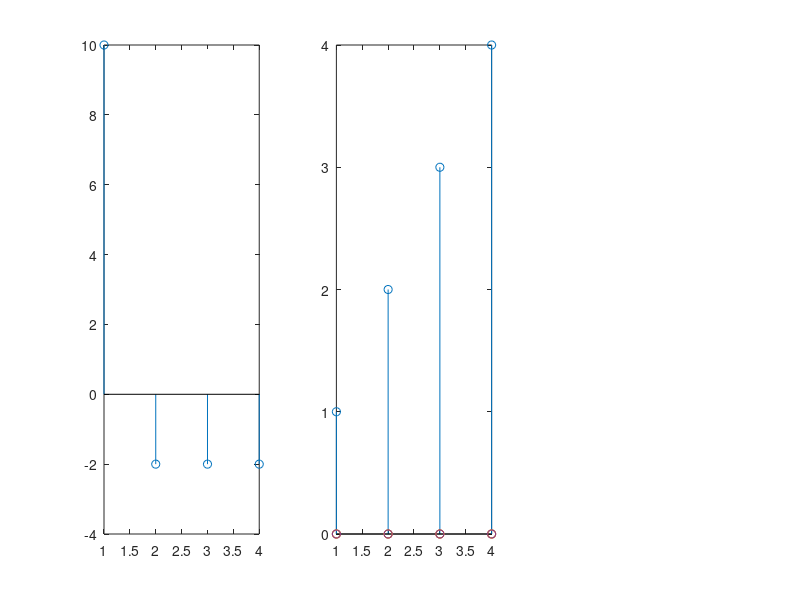

MATLAB code for this plot:
clc;
clear all; 
close all; 
x=[1 2 3 4];     %signal 
y=zeros(1,length(x));   %magnitude response 
z=zeros(1,length(x));   %phase response   
for k=1:1:length(x)         %DFT     
    sum=0;     
    for i=1:1:length(x)         
        sum=sum+x(i).*exp(-j*2*pi*(k-1)*(i-1)/4);     
    end
    y(k)=sum;     
    disp(sum);     
    z(k)=atan(imag(sum)/real(sum)); 
end
subplot(131); 
stem(y);   

%IDFT 
IDFT=[10 -2+2j -2 -2-2j]; 
a=zeros(4); 
for n=1:1:4
    sum=0;     
    for k=1:1:length(IDFT)         
        sum=sum+ IDFT(k).*exp(j*(k-1)*pi*(n-1)*2/length(IDFT));     
    end
    a(n)=sum/length(IDFT);     
    disp(sum/length(IDFT)); 
end
subplot(132);
stem(a);       %inverse of DFT